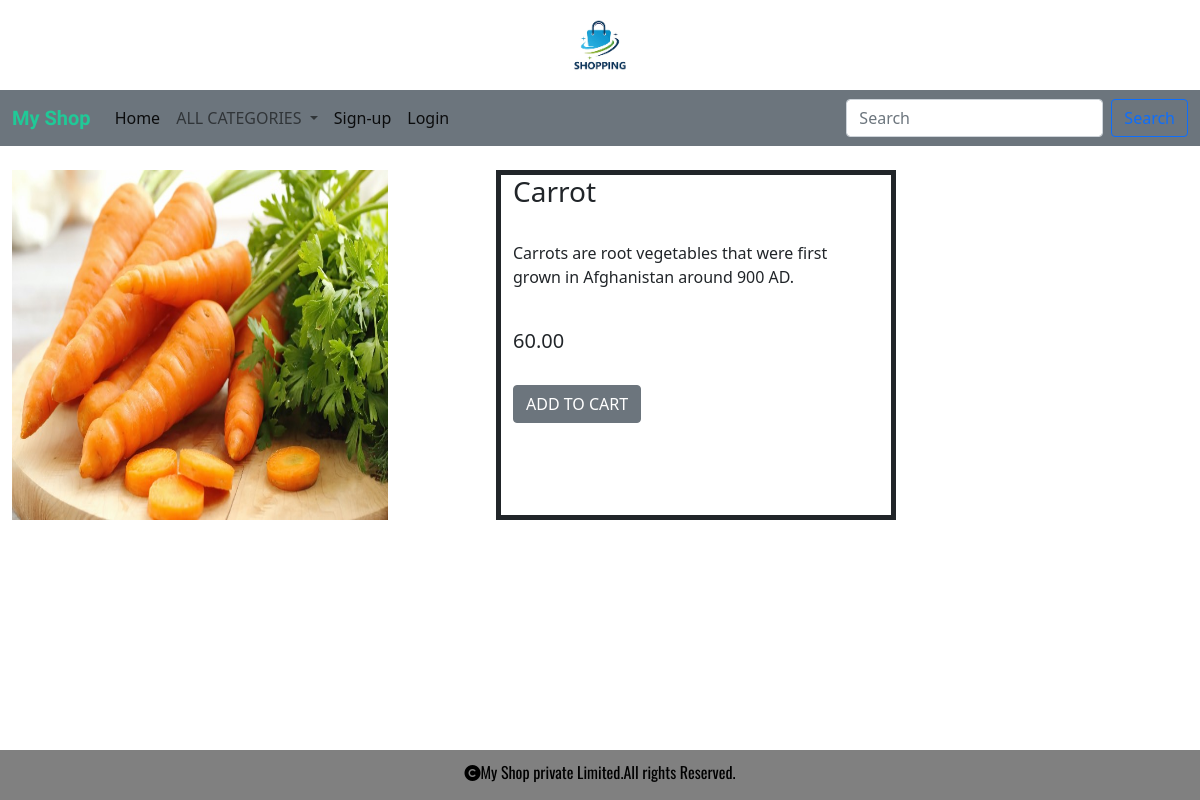
Screenshot of /detial/Carrot with the database file from the repository.
### shop/models.py (models this page shows, shortened)
class Product(models.Model):
    pname=models.CharField(max_length=200)
    description=models.TextField()
    image=models.ImageField(upload_to='shop/product',null=True,blank=True)
    price=models.DecimalField(max_digits=10,decimal_places=2)
    category=models.ForeignKey(Category,on_delete=models.CASCADE)
    stock=models.IntegerField()
    available=models.BooleanField(default=True)
    created=models.DateTimeField(auto_now_add=True)
    updated=models.DateTimeField(auto_now=True)

### shop/views.py (the view)
# urls.py: path('detial/<p>', views.detial, name='detial'),
def detial(request,p):
    d=Product.objects.get(pname=p)
    return render(request,'detial.html',{'d':d})

### cart/context_processors.py (called while the page is built, shortened)
def counter(request):
    item_count=0
    return{'count':item_count}

### shop/context_processors.py (called while the page is built)
def menu_links(request):
    links=Category.objects.all()
    return {'links':links}

### templates/detial.html
<!DOCTYPE html>
{% extends 'base.html' %}
{% load static %}
{% block content %}
<div class="container-fluid mt-4">
    <div class="row">
        <div class="col-sm-4 me-5">
             {% if d.stock <= 0 %}
             <img src ="{{d.image.url}}" style="height:350px; opacity:0.5;" width="100%">
            {% else %}
             <img src ="{{d.image.url}}" style="height:350px;" width="100%">
            {% endif %}
        </div>
        <div class="col-sm-4 ms-5 border border-dark border-5" style="height:350px;">
            <h3>{{d.pname}}</h3><br>
            <p>{{d.description}}</p><br>
            <h5>{{d.price}}</h5><br>
        {% if user.is_superuser != True %}
            {% if d.stock <= 0 %}
            <h4 class="mt-2" style="text-shadow: 2px 2px 5px red;">OUT OF STOCK</h4>
            {% else %}
            <a href="{%  url 'cart:add_to_cart' d.pname %}" class="btn btn-secondary">ADD TO CART</a>
            {% endif %}
        {% else %}
            {% if d.stock <= 0 %}
            <a href="{% url 'admin:index' %}">ADD TO STOCK</a>
            {% endif %}
        {% endif %}
        </div>
    </div>
</div>
{% endblock %}

### static/css/style.css (style rules this page uses)
body { background-color:white; }

### rows the page displays
Product: image (picture), pname "Carrot", description "Carrots are root vegetables that were first grown in Afghanistan around 900 AD.", price "60.00"
